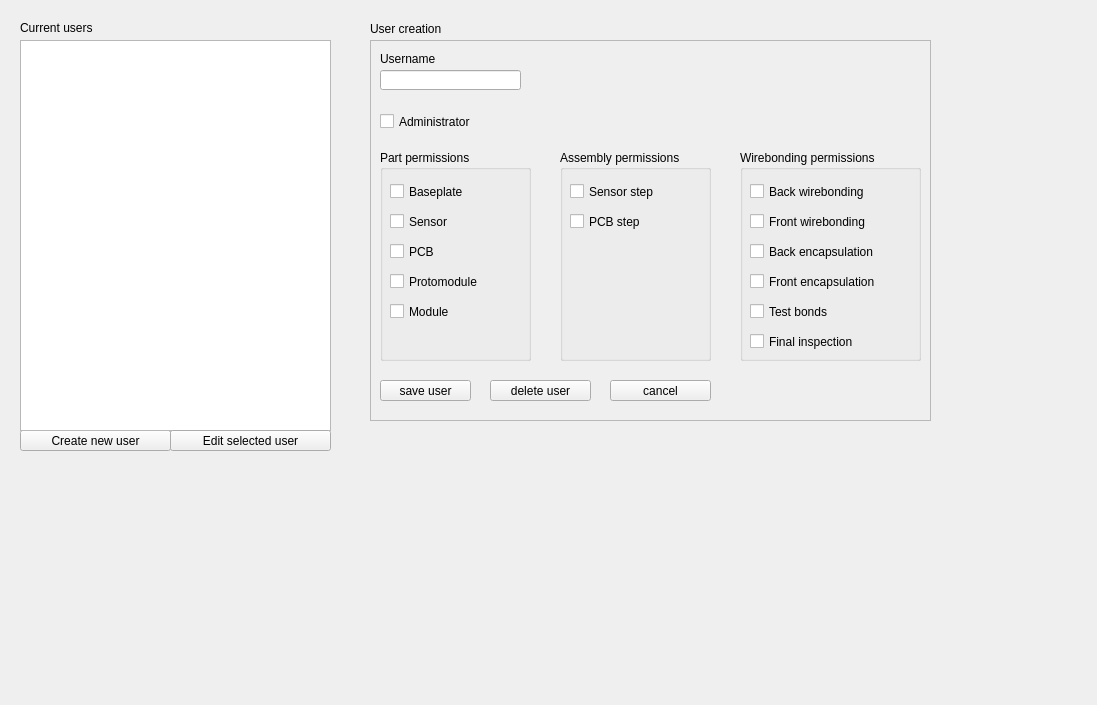
<?xml version="1.0" encoding="UTF-8"?>
<ui version="4.0">
 <class>Form</class>
 <widget class="QWidget" name="Form">
  <property name="geometry">
   <rect>
    <x>0</x>
    <y>0</y>
    <width>1097</width>
    <height>705</height>
   </rect>
  </property>
  <property name="windowTitle">
   <string>Form</string>
  </property>
  <widget class="QPushButton" name="pbAddUser">
   <property name="geometry">
    <rect>
     <x>20</x>
     <y>430</y>
     <width>151</width>
     <height>21</height>
    </rect>
   </property>
   <property name="text">
    <string>Create new user</string>
   </property>
  </widget>
  <widget class="QListWidget" name="lwUsers">
   <property name="geometry">
    <rect>
     <x>20</x>
     <y>40</y>
     <width>311</width>
     <height>391</height>
    </rect>
   </property>
  </widget>
  <widget class="QLabel" name="label">
   <property name="geometry">
    <rect>
     <x>20</x>
     <y>20</y>
     <width>191</width>
     <height>16</height>
    </rect>
   </property>
   <property name="text">
    <string>Current users</string>
   </property>
  </widget>
  <widget class="QPushButton" name="pbEditSelected">
   <property name="geometry">
    <rect>
     <x>170</x>
     <y>430</y>
     <width>161</width>
     <height>21</height>
    </rect>
   </property>
   <property name="text">
    <string>Edit selected user</string>
   </property>
  </widget>
  <widget class="QFrame" name="frame">
   <property name="geometry">
    <rect>
     <x>370</x>
     <y>40</y>
     <width>561</width>
     <height>381</height>
    </rect>
   </property>
   <property name="frameShape">
    <enum>QFrame::StyledPanel</enum>
   </property>
   <property name="frameShadow">
    <enum>QFrame::Raised</enum>
   </property>
   <widget class="QGroupBox" name="groupBox_2">
    <property name="geometry">
     <rect>
      <x>190</x>
      <y>110</y>
      <width>151</width>
      <height>211</height>
     </rect>
    </property>
    <property name="title">
     <string>Assembly permissions</string>
    </property>
    <widget class="QCheckBox" name="cbStepPcb">
     <property name="geometry">
      <rect>
       <x>10</x>
       <y>60</y>
       <width>121</width>
       <height>23</height>
      </rect>
     </property>
     <property name="text">
      <string>PCB step</string>
     </property>
    </widget>
    <widget class="QCheckBox" name="cbStepSensor">
     <property name="geometry">
      <rect>
       <x>10</x>
       <y>30</y>
       <width>121</width>
       <height>23</height>
      </rect>
     </property>
     <property name="text">
      <string>Sensor step</string>
     </property>
    </widget>
   </widget>
   <widget class="QPushButton" name="pbCancel">
    <property name="geometry">
     <rect>
      <x>240</x>
      <y>340</y>
      <width>101</width>
      <height>21</height>
     </rect>
    </property>
    <property name="text">
     <string>cancel</string>
    </property>
   </widget>
   <widget class="QPushButton" name="pbDeleteSelected">
    <property name="geometry">
     <rect>
      <x>120</x>
      <y>340</y>
      <width>101</width>
      <height>21</height>
     </rect>
    </property>
    <property name="text">
     <string>delete user</string>
    </property>
   </widget>
   <widget class="QGroupBox" name="groupBox_3">
    <property name="geometry">
     <rect>
      <x>370</x>
      <y>110</y>
      <width>181</width>
      <height>211</height>
     </rect>
    </property>
    <property name="title">
     <string>Wirebonding permissions</string>
    </property>
    <widget class="QCheckBox" name="cbBackEncapsulation">
     <property name="geometry">
      <rect>
       <x>10</x>
       <y>90</y>
       <width>151</width>
       <height>23</height>
      </rect>
     </property>
     <property name="text">
      <string>Back encapsulation</string>
     </property>
    </widget>
    <widget class="QCheckBox" name="cbBackWirebonding">
     <property name="geometry">
      <rect>
       <x>10</x>
       <y>30</y>
       <width>141</width>
       <height>23</height>
      </rect>
     </property>
     <property name="text">
      <string>Back wirebonding</string>
     </property>
    </widget>
    <widget class="QCheckBox" name="cbFrontWirebonding">
     <property name="geometry">
      <rect>
       <x>10</x>
       <y>60</y>
       <width>151</width>
       <height>23</height>
      </rect>
     </property>
     <property name="text">
      <string>Front wirebonding</string>
     </property>
    </widget>
    <widget class="QCheckBox" name="cbFrontEncapsulation">
     <property name="geometry">
      <rect>
       <x>10</x>
       <y>120</y>
       <width>161</width>
       <height>23</height>
      </rect>
     </property>
     <property name="text">
      <string>Front encapsulation</string>
     </property>
    </widget>
    <widget class="QCheckBox" name="cbTestBonds">
     <property name="geometry">
      <rect>
       <x>10</x>
       <y>150</y>
       <width>161</width>
       <height>23</height>
      </rect>
     </property>
     <property name="text">
      <string>Test bonds</string>
     </property>
    </widget>
    <widget class="QCheckBox" name="cbFinalInspection">
     <property name="geometry">
      <rect>
       <x>10</x>
       <y>180</y>
       <width>161</width>
       <height>23</height>
      </rect>
     </property>
     <property name="text">
      <string>Final inspection</string>
     </property>
    </widget>
   </widget>
   <widget class="QCheckBox" name="cbAdministrator">
    <property name="geometry">
     <rect>
      <x>10</x>
      <y>70</y>
      <width>121</width>
      <height>23</height>
     </rect>
    </property>
    <property name="text">
     <string>Administrator</string>
    </property>
   </widget>
   <widget class="QLineEdit" name="leUsername">
    <property name="geometry">
     <rect>
      <x>10</x>
      <y>30</y>
      <width>141</width>
      <height>20</height>
     </rect>
    </property>
   </widget>
   <widget class="QGroupBox" name="groupBox">
    <property name="geometry">
     <rect>
      <x>10</x>
      <y>110</y>
      <width>151</width>
      <height>211</height>
     </rect>
    </property>
    <property name="title">
     <string>Part permissions</string>
    </property>
    <widget class="QCheckBox" name="cbModule">
     <property name="geometry">
      <rect>
       <x>10</x>
       <y>150</y>
       <width>92</width>
       <height>23</height>
      </rect>
     </property>
     <property name="text">
      <string>Module</string>
     </property>
    </widget>
    <widget class="QCheckBox" name="cbSensor">
     <property name="geometry">
      <rect>
       <x>10</x>
       <y>60</y>
       <width>92</width>
       <height>23</height>
      </rect>
     </property>
     <property name="text">
      <string>Sensor</string>
     </property>
    </widget>
    <widget class="QCheckBox" name="cbBaseplate">
     <property name="geometry">
      <rect>
       <x>10</x>
       <y>30</y>
       <width>92</width>
       <height>23</height>
      </rect>
     </property>
     <property name="text">
      <string>Baseplate</string>
     </property>
    </widget>
    <widget class="QCheckBox" name="cbPcb">
     <property name="geometry">
      <rect>
       <x>10</x>
       <y>90</y>
       <width>92</width>
       <height>23</height>
      </rect>
     </property>
     <property name="text">
      <string>PCB</string>
     </property>
    </widget>
    <widget class="QCheckBox" name="cbProtomodule">
     <property name="geometry">
      <rect>
       <x>10</x>
       <y>120</y>
       <width>111</width>
       <height>23</height>
      </rect>
     </property>
     <property name="text">
      <string>Protomodule</string>
     </property>
    </widget>
   </widget>
   <widget class="QPushButton" name="pbSaveUser">
    <property name="geometry">
     <rect>
      <x>10</x>
      <y>340</y>
      <width>91</width>
      <height>21</height>
     </rect>
    </property>
    <property name="text">
     <string>save user</string>
    </property>
   </widget>
   <widget class="QLabel" name="label_3">
    <property name="geometry">
     <rect>
      <x>10</x>
      <y>10</y>
      <width>81</width>
      <height>17</height>
     </rect>
    </property>
    <property name="text">
     <string>Username</string>
    </property>
   </widget>
  </widget>
  <widget class="QLabel" name="label_4">
   <property name="geometry">
    <rect>
     <x>370</x>
     <y>20</y>
     <width>111</width>
     <height>17</height>
    </rect>
   </property>
   <property name="text">
    <string>User creation</string>
   </property>
  </widget>
 </widget>
 <resources/>
 <connections/>
</ui>
